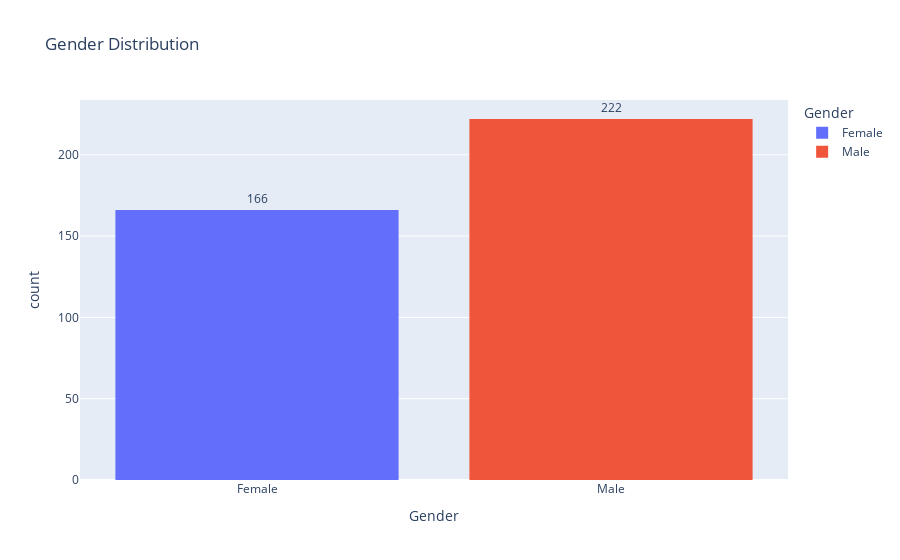

Here is the notebook cell this chart was saved with:
### Markdown cell above
- CREATE A HISTOGRAM CHART FOR THE GENDER COLUMN

### Code cell
# Create the histogram chart
fig = px.histogram(online_food, x='Gender', title='Gender Distribution', color='Gender',
                   color_discrete_sequence=['#636EFA', '#EF553B'])

# Add data labels
fig.update_traces(texttemplate='%{value}', textposition='outside')

# Show the plot
fig.show()

### Figure 1 — Plotly figure (JSON) as saved in the notebook; plotly's stock layout.template omitted (floating-point values rounded to 4 significant figures; data arrays with more than 128 entries replaced by an {"elided": "..."} marker saying what was removed)
{"data": [{"alignmentgroup": "True", "bingroup": "x", "hovertemplate": "Gender=%{x}<br>count=%{y}<extra></extra>", "legendgroup": "Female", "marker": {"color": "#636EFA", "pattern": {"shape": ""}}, "name": "Female", "offsetgroup": "Female", "orientation": "v", "showlegend": true, "textposition": "outside", "texttemplate": "%{value}", "type": "histogram", "x": {"elided": "166 str values"}, "xaxis": "x", "yaxis": "y"}, {"alignmentgroup": "True", "bingroup": "x", "hovertemplate": "Gender=%{x}<br>count=%{y}<extra></extra>", "legendgroup": "Male", "marker": {"color": "#EF553B", "pattern": {"shape": ""}}, "name": "Male", "offsetgroup": "Male", "orientation": "v", "showlegend": true, "textposition": "outside", "texttemplate": "%{value}", "type": "histogram", "x": {"elided": "222 str values"}, "xaxis": "x", "yaxis": "y"}], "layout": {"barmode": "relative", "legend": {"title": {"text": "Gender"}, "tracegroupgap": 0}, "title": {"text": "Gender Distribution"}, "xaxis": {"anchor": "y", "categoryarray": ["Female", "Male"], "categoryorder": "array", "domain": [0, 1], "title": {"text": "Gender"}}, "yaxis": {"anchor": "x", "domain": [0, 1], "title": {"text": "count"}}}}
